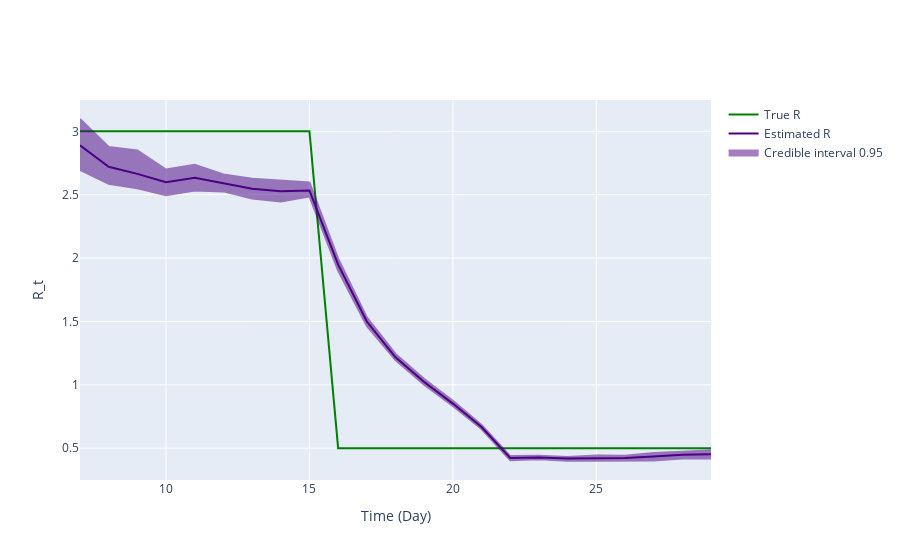

Notebook source saved alongside this figure:
### Markdown cell above
## Inference plot using class method results

### Code cell
fig = ReproductionNumberPlot()

fig.add_ground_truth_rt(ground_truth)
fig.add_interval_rt(new_intervals)

fig.update_labels(time_label='Time (Day)', r_label='R_t')

fig.show_figure()

### Figure 1 — Plotly figure (JSON) as saved in the notebook; plotly's stock layout.template omitted (floating-point values rounded to 4 significant figures)
{"data": [{"line": {"color": "green"}, "mode": "lines", "name": "True R", "type": "scatter", "x": [7, 8, 9, 10, 11, 12, 13, 14, 15, 16, 17, 18, 19, 20, 21, 22, 23, 24, 25, 26, 27, 28, 29], "y": [3, 3, 3, 3, 3, 3, 3, 3, 3, 0.5, 0.5, 0.5, 0.5, 0.5, 0.5, 0.5, 0.5, 0.5, 0.5, 0.5, 0.5, 0.5, 0.5]}, {"line": {"color": "indigo"}, "mode": "lines", "name": "Estimated R", "type": "scatter", "x": [7, 8, 9, 10, 11, 12, 13, 14, 15, 16, 17, 18, 19, 20, 21, 22, 23, 24, 25, 26, 27, 28, 29], "y": [2.891, 2.72, 2.665, 2.598, 2.634, 2.592, 2.547, 2.526, 2.533, 1.948, 1.499, 1.217, 1.023, 0.852, 0.6666, 0.4236, 0.4269, 0.4179, 0.4221, 0.4221, 0.4336, 0.4481, 0.453]}, {"fill": "toself", "fillcolor": "indigo", "line": {"color": "indigo"}, "mode": "lines", "name": "Credible interval 0.95", "opacity": 0.5, "type": "scatter", "x": [7, 8, 9, 10, 11, 12, 13, 14, 15, 16, 17, 18, 19, 20, 21, 22, 23, 24, 25, 26, 27, 28, 29, 29, 28, 27, 26, 25, 24, 23, 22, 21, 20, 19, 18, 17, 16, 15, 14, 13, 12, 11, 10, 9, 8, 7], "y": [3.097, 2.876, 2.849, 2.699, 2.736, 2.66, 2.626, 2.611, 2.596, 1.996, 1.532, 1.244, 1.046, 0.8745, 0.6839, 0.4379, 0.4415, 0.4303, 0.4426, 0.4399, 0.4616, 0.4711, 0.4832, 0.4195, 0.4195, 0.4038, 0.3991, 0.4002, 0.401, 0.412, 0.4043, 0.6512, 0.8331, 1.0, 1.195, 1.464, 1.902, 2.487, 2.446, 2.469, 2.526, 2.532, 2.497, 2.551, 2.587, 2.696]}], "layout": {"hovermode": "x unified", "xaxis": {"title": {"text": "Time (Day)"}}, "yaxis": {"title": {"text": "R_t"}}}}
